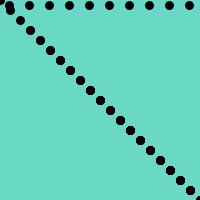
Frame 1 (no input)
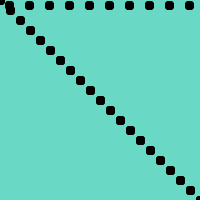
Frame 60 (the mouse pressed at the canvas centre just before this capture)
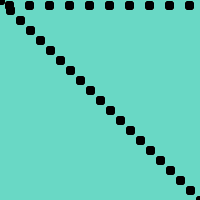
Frame 120 (the mouse held since frame 60 and released just before this capture)

The Processing sketch that drew these frames (run headless with seeded random() and noise(); from frame 60 on, the mouse is pressed at the canvas centre):

// Processing sketch: processing_93374
// ── processing_93374.pde

void setup (){
size(200,200);
background (105,216,197);
} 
void draw (){
strokeWeight (9);{
for (int mouseX=0; mouseX<200; mouseX=mouseX+30)
for (int mouseY=0; mouseY<200; mouseY=mouseY+10)
point (mouseX+mouseY, mouseY+mouseX);
for (int mouseZ=9; mouseZ<200; mouseZ= mouseZ+20)
point (mouseZ, 5);
}

}
